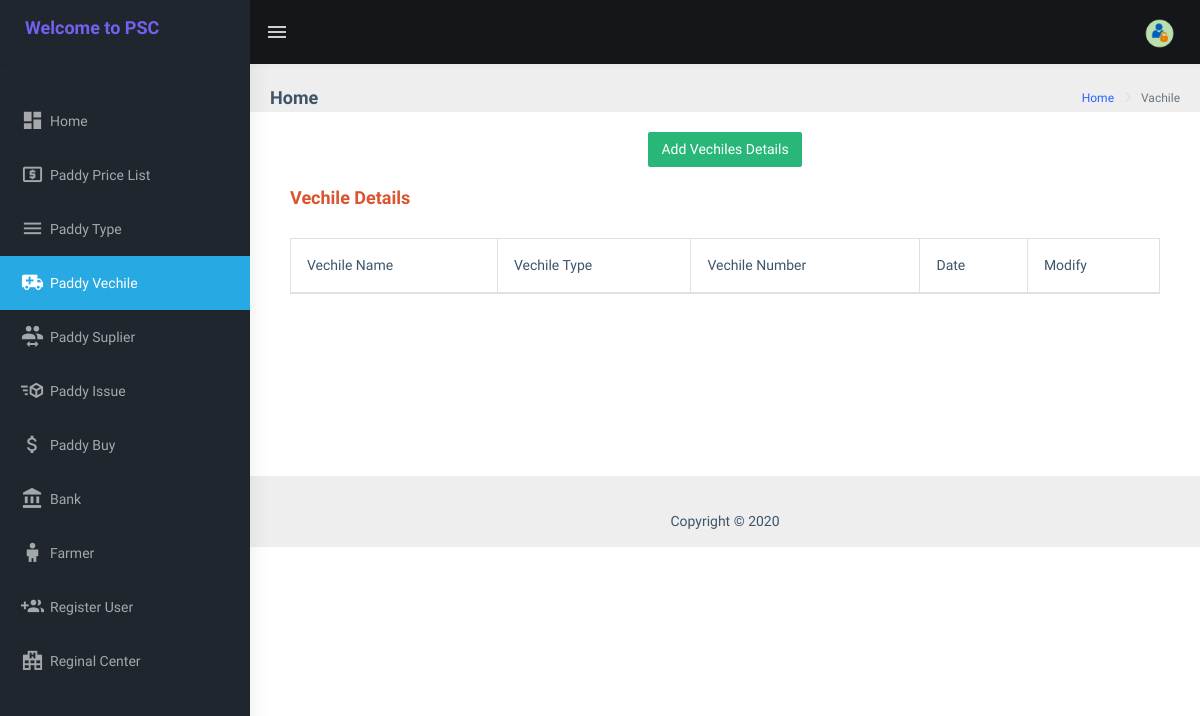
Before: /common_components/vechile.php (signed in) with the older database file.
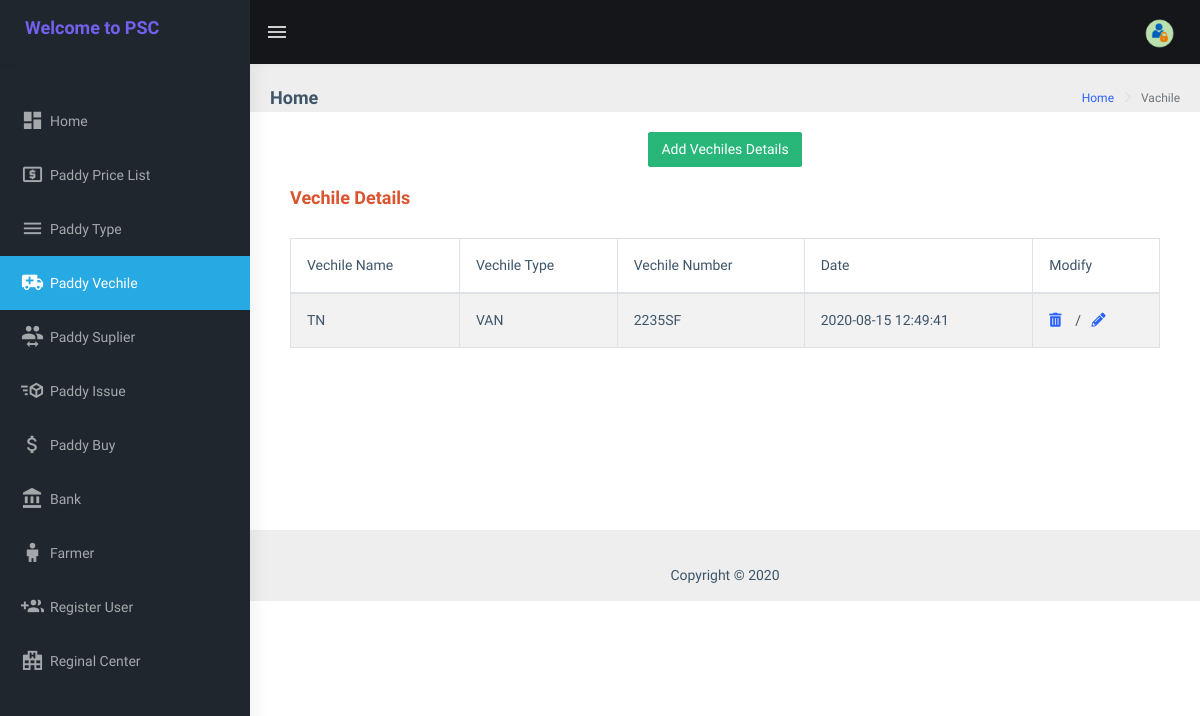
After: the same page with the newer database file.
### tables this page shows
CREATE TABLE `vechiles` (
  `row_id` int(11) NOT NULL,
  `vech_name` varchar(50) NOT NULL,
  `vech_type` varchar(50) NOT NULL,
  `vech_no` varchar(50) NOT NULL,
  `date` timestamp NOT NULL DEFAULT current_timestamp() ON UPDATE current_timestamp()
);

### common_components/vechile.php (the view, shortened to what this page needs)
<?php
	include('../function.php');
?>
<!DOCTYPE html>
<html dir="ltr" lang="en">
    <head>
        <?php include '../mainstuff/inhead.php'; ?>
				<link rel="stylesheet" type="text/css" href="../assets/extra-libs/multicheck/multicheck.css">
				<link href="../js/jquery.dataTables.min.css" rel="stylesheet">
				<link rel="stylesheet" type="text/css" href="../assets/libs/select2/dist/css/select2.min.css">
    </head>
    <body>
        <div id="main-wrapper">
            <?php include '../mainstuff/header.php'; ?>
			<?php include '../mainstuff/LeftSidebar.php'; ?>
			<div class="page-wrapper">
                <div class="page-breadcrumb">
                    <div class="row">
                        <div class="col-12 d-flex no-block align-items-center">
                            <h4 class="page-title">Home</h4>
                            <div class="ml-auto text-right">
                                <nav aria-label="breadcrumb">
                                    <ol class="breadcrumb">
                                        <li class="breadcrumb-item"><a href="#">Home</a></li>
                                        <li class="breadcrumb-item active" aria-current="page">Vachile</li>
                                    </ol>
                                </nav>
                            </div>
                        </div>
                    </div>
                </div>
								                <div class="row">
								                    <div class="col-md-12">
								                        <div class="card card-body printableArea">
																					<div align="center">
																				    <button type="button" name="add" id="add" class="btn btn-success">Add Vechiles Details</button>
																				   </div>
																					<form class="form-horizontal" action="" enctype="multipart/form-data" method="post">
																								<div class="card-body">
																												<h4 class="text-danger">Vechile Details</h4><br>
																												<div class="table-responsive">
																														<table id="zero_config" class="table table-striped table-bordered">
																																<thead>
																																		<tr>
																																			<th> Vechile Name </th>
																																			<th> Vechile Type </th>
																																			<th> Vechile Number </th>
																																			<th> Date </th>
																																			<th> Modify </th>
																																		</tr>
																																</thead>
																																<tbody>
																																		<?php
																																					$sql= "select * from vechiles";
																																					$run = mysqli_query($conn,$sql);
																																						while($row=mysqli_fetch_array($run)){
																																								$id = $row['row_id'];
																																								$vech_name = $row['vech_name'];
																																								$vech_type = $row['vech_type'];
																																								$vech_no = $row['vech_no'];
																																								$date = $row['date'];
																																		?>
																													<tr>
																															<td> <?php echo $vech_name; ?> </td>
																															<td> <?php echo $vech_type; ?> </td>
																															<td> <?php echo $vech_no; ?> </td>
																															<td> <?php echo $date; ?> </td>
																													<td>
																													<a href="delete_vechile.php?delete_vechile=<?php echo $id; ?>"  onclick="return confirm('Are you sure you want to delete this item?');">
																															<i class=" fas fa-trash-alt"></i>
																													</a>&nbsp&nbsp / &nbsp
																												 	<a href="edit_vechile.php?edit_vechile=<?php echo $id; ?>">
																															<i class=" fas fa-pencil-alt"></i>
																													</a>
																													</td>
																													</tr>
																										<?php } ?>
																								</tbody>
																						</table>
																				</div>
																		</form><br><br><br><br><br><br>
																</div>
								                    </div>
								                </div>
								                <?php include '../mainstuff/footer.php'; ?>
								            </div>
	  </body>
</html>

Changed rows visible on the page:
added vechiles: vech_name "TN", vech_type "VAN", vech_no "2235SF", date "2020-08-15 12:49:41"
